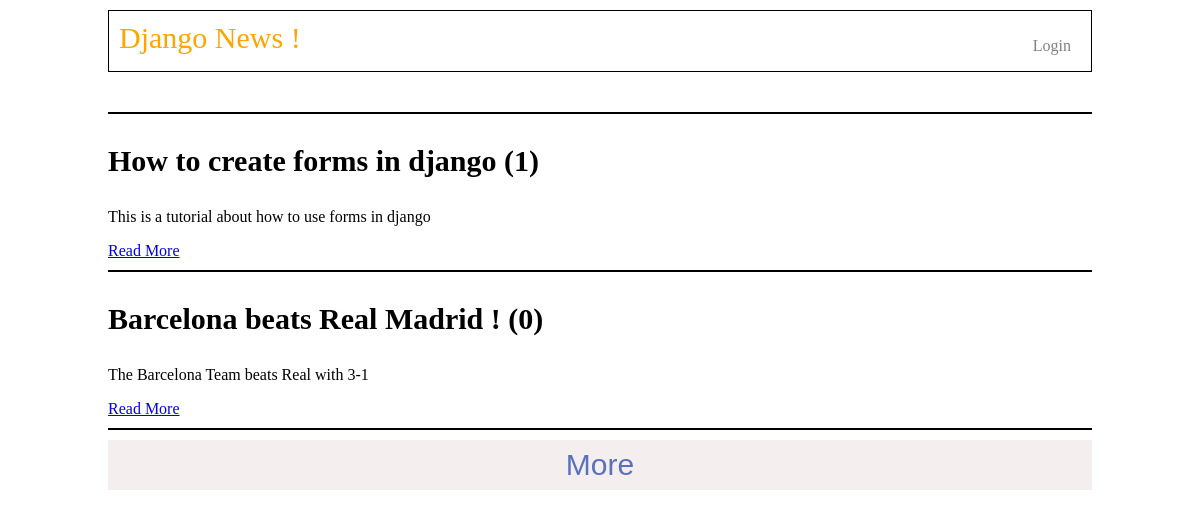
Page /topics/ on the committed database.
### topics/models.py (models this page shows, shortened)
class Topic(models.Model):
    published_at = models.DateTimeField(blank=False, null=False,  default=timezone.now())
    title = models.CharField(blank=False, null=False, max_length=100)
    slug = models.CharField(blank=False, null=False, max_length=100)
    content = models.TextField(blank=False, null=False)
    author = models.ForeignKey(User, on_delete=models.CASCADE, verbose_name='author of the Topic')
    nbr_upvotes = models.IntegerField(blank=False, null=False, default=0)
    nbr_comments = models.IntegerField(blank=False, null=False, default=0)
    class Meta:
        db_table = 'topics'
        ordering = ['-published_at']

### topics/views.py (the view)
# urls.py: path('',list_topics, name='site_index')
def list_topics(request):
    sorting_type = request.GET.get('sort', 'recent')
    if sorting_type == 'recent' or (sorting_type != 'recent' and sorting_type != 'rated') :
        topic_list = Topic.objects.all()
    else:
        topic_list = Topic.objects.order_by('-nbr_upvotes')
    paginator = Paginator(topic_list, 2)
    page_count = paginator.num_pages
    page = request.GET.get('page','1')
    if int(page) > page_count:
        raise Http404('No more pages')
    topics = paginator.get_page(page)
    if page == '1':
        return render(request, 'topics/list.html', {'topics': topics, 'page_count': page_count})
    else:
        return JsonResponse(list(topics.object_list.values()), safe=False)

### djangonews/templates/topics/list.html (shortened to what this page needs)
{% extends 'base.html' %}
{% block content %}
<div class="topics-list-wrapper" >
<div class="topics-list">
    <span class="line"></span>
{% for t in topics %}
    <div class="topic-block">
        <article>
            <h3 class="title"><a class="link" href="{% url 'detail_topic' slug=t.slug %}">{{ t.title }} ({{ t.nbr_comments }})</a></h3>
            <p> {{ t.content }}</p>
            <div>
                <a href="{% url 'detail_topic' slug=t.slug %}">Read More</a>
            </div>
        </article>
        <span class="line"></span>
    </div>
{% endfor %}
</div>
<div class="pagination">
    <button id="more-btn" class="more-btn" type="button">More</button>
</div>
</div>
{% endblock %}

### djangonews/templates/base.html (shortened to what this page needs)
{% load staticfiles %}
<!DOCTYPE>
<html>
    <head>
        <link href="{% static 'topics/styles/main.css' %}" rel="stylesheet">
    </head>
    <body>
        <header class="base-header">
            <div class="logo">
                <a class="link" href="{% url 'site_index' %}">Django News !</a>
            </div>
            <div class="profile">
                {% if user.is_authenticated %}
                    <span class="welcome">Welcome <span class="username">{{ user.get_username }} !</span> </span>
                    <div class="sub-menu">
                        <ul>
                            <li>
                                    <a class="link" href="#">Profile</a>
                            </li>
                            <li>
                                    <a class="link" href="{% url 'add_topic' %}">Add a Topic</a>
                            </li>
                            <li>
                                <a class="link" href="{% url 'user_logout' %}">Logout</a>
                            </li>
                        </ul>
                    </div>
                {% else %}
                    <a class="link" href="{% url 'user_login' %}">Login</a>
                {% endif %}
            </div>
        </header>
        <main class="base-main">
            {% block content %}
            {% endblock %}
        </main>
    </body>
</html>

### topics/static/topics/styles/main.css (style rules this page uses)
body { background-color: white; }
button { cursor: pointer; }
.link { text-decoration: none; }
header.base-header { height: 60px; margin: 10px 100px 0px 100px; border: 1px solid black; }
header.base-header .logo { display: inline-block; float: left; font-size: 30px; padding: 10px; }
header.base-header .logo .link { color: orange; }
header.base-header .profile { display: inline-block; float: right; margin: 20px 10px 0px 0px; }
header.base-header .profile .link { color: gray; display: block; padding: 6px 10px 6px 10px; }
main.base-main { margin-top: 40px; padding-left: 100px; padding-right: 100px; }
.topics-list .topic-block { margin-bottom: 10px; }
.topics-list .line { display: block; width: 100%; height: 2px; background-color: black; margin-top: 10px; }
.topics-list .topic-block .title { color: black; font-size: 30px; }
.topics-list .topic-block .link { text-decoration: none; color: inherit; }
.topics-list-wrapper .pagination { width: 100%; height: 50px; text-align: center; }
.topics-list-wrapper .pagination .more-btn { border: none; background-color: #f5eeee; font-size: 30px; width: 100%; height: 100%; display: block; color: #5a72bd; }

### rows in the picture
Topic: title "How to create forms in django", nbr_comments "1", content "This is a tutorial about how to use forms in django"
Topic: title "Barcelona beats Real Madrid !", nbr_comments "0", content "The Barcelona Team beats Real with 3-1"
